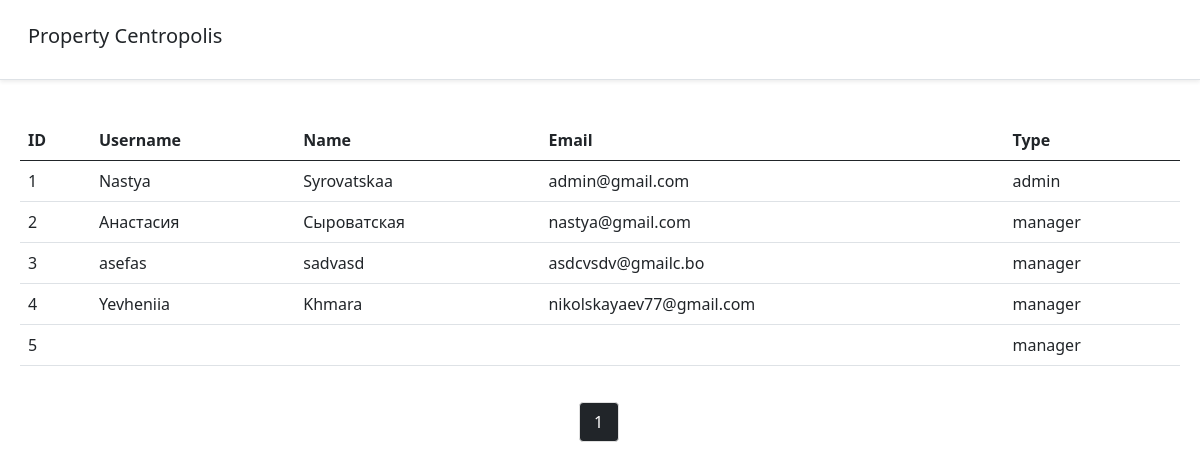
/staff?page=2, run on an earlier commit of the app's database.
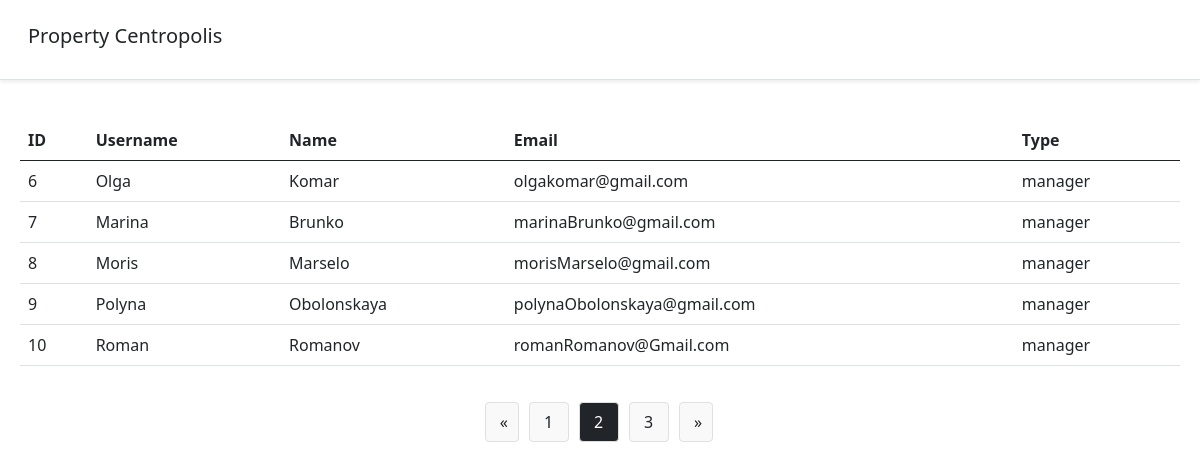
And on a later commit of the database.
### rega/models.py (models this page shows, shortened)
class User(AbstractUser):
    username = models.CharField('username', max_length=100, unique=True)
    name = models.CharField('username', max_length=100, default='name')
    email = models.CharField('email', max_length=100, unique=True)
    password = models.CharField('password', max_length=100)
    type = models.CharField(
        max_length=10,
        choices=TypeUsers.choices,
        default=TypeUsers.MANAGER,
    )
    EMAIL_FIELD = 'email'
    USERNAME_FIELD = 'username'
    REQUIRED_FIELDS = []

### rega/views.py (the view)
# urls.py: path('staff', views.staff, name='staff')
def staff(request):
    page_number_staff = request.GET.get('page') or 1
    property_staff = User.objects.all()
    current_page_staff = Paginator(property_staff, 5)
    page_staff = current_page_staff.get_page(page_number_staff)
    property_staff_count = property_staff.count()
    context = {
        'property_staff': page_staff,
        'property_staff_count': property_staff_count
    }
    return render(request, 'rega/staff.html', context)

### rega/templates/rega/staff.html (shortened to what this page needs)
{% load static %}
<!DOCTYPE html>
<html lang="en">
<head>
    <link href="https://cdn.jsdelivr.net/npm/bootstrap@5.0.1/dist/css/bootstrap.min.css" rel="stylesheet"
>
    <link rel="stylesheet" href="{% static 'css/rega.css'%}">
</head>
<body>
    {% include "rega/header.html" %}
    <div class="dashboard-content-indexes">
        <div class="contracts-table">
            <table class="table">
                <thead class="thead-dark">
                    <tr>
                        <th scope="col">ID</th>
                        <th scope="col">Username </th>
                        <th scope="col">Name</th>
                        <th scope="col">Email</th>
                        <th scope="col">Type</th>
                    </tr>
                </thead>
                {% if property_staff_count > 0 %}
                <tbody>
                    {% for el in property_staff %}
                    <tr class="row-center">
                        <td>{{ el.id }}</td>
                        <td>{{ el.first_name }}</td>
                        <td>{{ el.last_name }}</td>
                        <td>{{ el.email }}</td>
                        <td>{{el.type}}</td>
                    </tr>
                    {% endfor %}
                </tbody>
                {% endif %}
            </table>
        </div>
        <div class="row">
            <ul class="pagination">
                {% if property_staff.has_previous %}
                <li class="pigi-item">
                    <a class="text-dark" href="?page={{ property_staff.previous_page_number }}">&laquo;</a>
                </li>
                {% endif %}
                {% for page in property_staff.paginator.page_range %}
                {% if page == property_staff.number %}
                <li class="pigi-item-current"><a class="white-text" href="?page={{page}}">{{page}}</a></li>
                {% else %}
                <li class="pigi-item-number"><a class="text-dark" href="?page={{page}}">{{page}}</a></li>
                {% endif %}
                {% endfor %}
                {% if property_staff.has_next %}
                <li class="pigi-item">
                    <a class="text-dark" href="?page={{ property_staff.next_page_number }}">&raquo;</a>
                </li>
                {% endif %}
            </ul>
        </div>
    </div>
</body>
</html>

What changed in the data, as far as the page shows it:
no longer on this page (row unchanged): User: id "1", first_name "Nastya", last_name "Syrovatskaa", email "admin@gmail.com", type "admin"
no longer on this page (row unchanged): User: id "2", first_name "Анастасия", last_name "Сыроватская", email "nastya@gmail.com", type "manager"
no longer on this page (row unchanged): User: id "3", first_name "asefas", last_name "sadvasd", email "asdcvsdv@gmailc.bo", type "manager"
no longer on this page (row unchanged): User: id "4", first_name "Yevheniia", last_name "Khmara", email "nikolskayaev77@gmail.com", type "manager"
no longer on this page (row edited): User: id "5", type "manager"
added User: id "6", first_name "Olga", last_name "Komar", email "olgakomar@gmail.com", type "manager"
added User: id "7", first_name "Marina", last_name "Brunko", email "marinaBrunko@gmail.com", type "manager"
added User: id "8", first_name "Moris", last_name "Marselo", email "morisMarselo@gmail.com", type "manager"
added User: id "9", first_name "Polyna", last_name "Obolonskaya", email "polynaObolonskaya@gmail.com", type "manager"
added User: id "10", first_name "Roman", last_name "Romanov", email "romanRomanov@Gmail.com", type "manager"
Also different on the page:
list line gone: "1"
new list line: "1"
new list line: "2"
new list line: "3"
